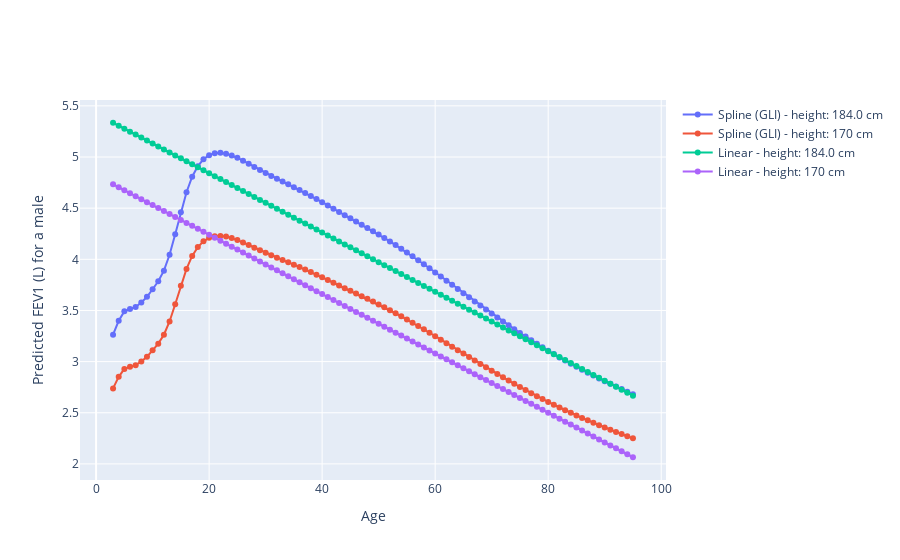

The notebook cell saved with this chart:
### Markdown cell above
### Plot M function = predicted FEV1

### Code cell
# Plot Predicted FEV1

# GLI
fig = go.Figure()
fig.add_trace(
    go.Scatter(
        x=df_age_lms["Age"],
        y=df_age_lms[pred_fev1_male_high],
        mode="markers+lines",
        name="Spline (GLI) - height: {} cm".format(ref_height_high),
    )
)
fig.add_trace(
    go.Scatter(
        x=df_age_lms["Age"],
        y=df_age_lms[pred_fev1_male_med],
        mode="markers+lines",
        name="Spline (GLI) - height: {} cm".format(ref_height_med),
    )
)
# fig.add_trace(
#     go.Scatter(
#         x=df_age_lms["Age"],
#         y=df_age_lms[pred_fev1_male_low],
#         mode="markers+lines",
#         name="GLI - height: {} cm".format(ref_height_low),
#     )
# )


# Papworth hospital
fig.add_trace(
    go.Scatter(
        x=df_age["Age"],
        y=df_age[pred_fev1_male_high],
        mode="markers+lines",
        name="Linear - height: {} cm".format(height_high),
    )
)
fig.add_trace(
    go.Scatter(
        x=df_age["Age"],
        y=df_age[pred_fev1_male_med],
        mode="markers+lines",
        name="Linear - height: {} cm".format(height_med),
    )
)
# fig.add_trace(
#     go.Scatter(
#         x=df_age["Age"],
#         y=df_age[pred_fev1_male_low],
#         mode="markers+lines",
#         name="Pap Hosp - height: {} cm".format(height_low),
#     )
# )
fig.update_layout(
    xaxis_title="Age",
    yaxis_title="Predicted FEV1 (L) for a male",
)
fig.show()
